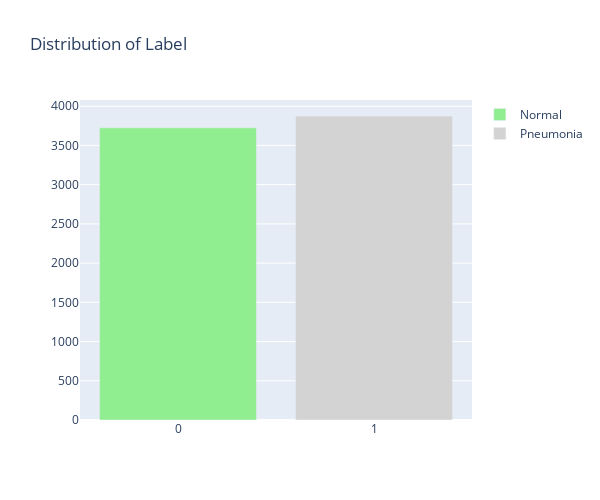

The code cell stored with this chart in its notebook:
### Code cell
# now lets find out distribution of 0s and 1s
import plotly.graph_objects as go
fig = go.Figure()

zeros = dataset['label'].value_counts()[0]
ones = dataset['label'].value_counts()[1]

fig.add_trace(go.Bar(x = ['0'], y = [zeros], name = 'Normal', marker = dict(color = 'lightgreen')))
fig.add_trace(go.Bar(x = ['1'], y = [ones], name = 'Pneumonia', marker = dict(color = 'lightgray')))

fig.update_layout(title = 'Distribution of Label', height = 500, width = 600)

fig.show()

### Figure 1 — Plotly figure (JSON) as saved in the notebook; plotly's stock layout.template omitted (floating-point values rounded to 4 significant figures)
{"data": [{"marker": {"color": "lightgreen"}, "name": "Normal", "type": "bar", "x": ["0"], "y": [3724]}, {"marker": {"color": "lightgray"}, "name": "Pneumonia", "type": "bar", "x": ["1"], "y": [3875]}], "layout": {"height": 500, "title": {"text": "Distribution of Label"}, "width": 600, "xaxis": {"autorange": true, "range": [-0.5, 1.5], "type": "category"}, "yaxis": {"autorange": true, "range": [0, 4079.0], "type": "linear"}}}
